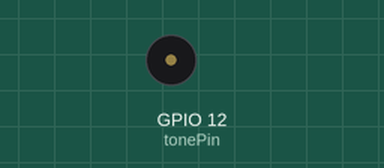
Recording of a sketch running on a simulated ESP32. On the bench: buzzer (waves = sounding).

Above: at 0.0 s.
At 39.29 s:
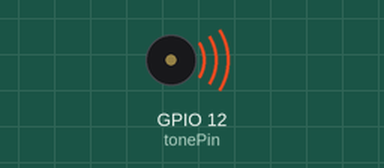
Timing chart, 0 to 40.0 s (numbered marks = the images above):
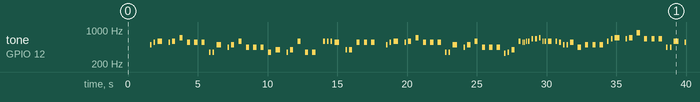

The sketch:

TONE_Melody.ino
```cpp
//#include "pitches.h"
#define NOTE_D0 -1
#define NOTE_D1 294
#define NOTE_D2 330
#define NOTE_D3 350
#define NOTE_D4 393
#define NOTE_D5 441
#define NOTE_D6 495
#define NOTE_D7 556

#define NOTE_DL1 147
#define NOTE_DL2 165
#define NOTE_DL3 175
#define NOTE_DL4 196
#define NOTE_DL5 221
#define NOTE_DL6 248
#define NOTE_DL7 278

#define NOTE_DH1 589
#define NOTE_DH2 661
#define NOTE_DH3 700
#define NOTE_DH4 786
#define NOTE_DH5 882
#define NOTE_DH6 990
#define NOTE_DH7 112

int freq = 2000; 
int channel = 0; 
int resolution = 8;
int length;
int tonePin = 12;


int melody[] = {NOTE_D0,NOTE_D0,NOTE_D0,NOTE_D6,NOTE_D7,NOTE_DH1,NOTE_D7,NOTE_DH1,NOTE_DH3,NOTE_D7,NOTE_D7,NOTE_D7,NOTE_D3,NOTE_D3,
 NOTE_D6,NOTE_D5,NOTE_D6,NOTE_DH1,NOTE_D5,NOTE_D5,NOTE_D5,NOTE_D3,NOTE_D4,NOTE_D3,NOTE_D4,NOTE_DH1,
 NOTE_D3,NOTE_D3,NOTE_D0,NOTE_DH1,NOTE_DH1,NOTE_DH1,NOTE_D7,NOTE_D4,NOTE_D4,NOTE_D7,NOTE_D7,NOTE_D7,NOTE_D0,NOTE_D6,NOTE_D7,
 NOTE_DH1,NOTE_D7,NOTE_DH1,NOTE_DH3,NOTE_D7,NOTE_D7,NOTE_D7,NOTE_D3,NOTE_D3,NOTE_D6,NOTE_D5,NOTE_D6,NOTE_DH1,
 NOTE_D5,NOTE_D5,NOTE_D5,NOTE_D2,NOTE_D3,NOTE_D4,NOTE_DH1,NOTE_D7,NOTE_D7,NOTE_DH1,NOTE_DH1,NOTE_DH2,NOTE_DH2,NOTE_DH3,NOTE_DH1,NOTE_DH1,NOTE_DH1,
 NOTE_DH1,NOTE_D7,NOTE_D6,NOTE_D6,NOTE_D7,NOTE_D5,NOTE_D6,NOTE_D6,NOTE_D6,NOTE_DH1,NOTE_DH2,NOTE_DH3,NOTE_DH2,NOTE_DH3,NOTE_DH5,
 NOTE_DH2,NOTE_DH2,NOTE_DH2,NOTE_D5,NOTE_D5,NOTE_DH1,NOTE_D7,NOTE_DH1,NOTE_DH3,NOTE_DH3,NOTE_DH3,NOTE_DH3,NOTE_DH3,
 NOTE_D6,NOTE_D7,NOTE_DH1,NOTE_D7,NOTE_DH2,NOTE_DH2,NOTE_DH1,NOTE_D5,NOTE_D5,NOTE_D5,NOTE_DH4,NOTE_DH3,NOTE_DH2,NOTE_DH1,
 NOTE_DH3,NOTE_DH3,NOTE_DH3,NOTE_DH3,NOTE_DH6,NOTE_DH6,NOTE_DH5,NOTE_DH5,NOTE_DH3,NOTE_DH2,NOTE_DH1,NOTE_DH1,NOTE_D0,NOTE_DH1,
 NOTE_DH2,NOTE_DH1,NOTE_DH2,NOTE_DH2,NOTE_DH5,NOTE_DH3,NOTE_DH3,NOTE_DH3,NOTE_DH3,NOTE_DH6,NOTE_DH6,NOTE_DH5,NOTE_DH5,
 NOTE_DH3,NOTE_DH2,NOTE_DH1,NOTE_DH1,NOTE_D0,NOTE_DH1,NOTE_DH2,NOTE_DH1,NOTE_DH2,NOTE_DH2,NOTE_D7,NOTE_D6,NOTE_D6,NOTE_D6,NOTE_D6,NOTE_D7
};
float noteDurations[] = {1,1,1,0.5,0.5,1+0.5,0.5,1,1,1,1,1,0.5,0.5,
  1+0.5,0.5,1,1,1,1,1,1,1+0.5,0.5,1,1,
  1,1,0.5,0.5,0.5,0.5,1+0.5,0.5,1,1,1,1,1,0.5,0.5,
  1+0.5,0.5,1,1,1,1,1,0.5,0.5,1+0.5,0.5,1,1,
  1,1,1,0.5,0.5,1,0.5,0.25,0.25,0.25,0.5,0.5,0.5,0.5,0.25,0.5,1,
  0.5,0.5,0.5,0.5,1,1,1,1,1,0.5,0.5,1+0.5,0.5,1,1,
  1,1,1,0.5,0.5,1.5,0.5,1,1,1,1,1,1,
  0.5,0.5,1,1,0.5,0.5,1.5,0.25,0.5,1,1,1,1,1,
  1,1,1,1,1,1,1,1,0.5,0.5,1,1,0.5,0.5,
  1,0.5,0.5,1,1,1,1,1,1,1,1,1,1,
  0.5,0.5,1,1,0.5,0.5,1,0.5,0.25,0.5,1,1,1,1,0.5,0.5
};

void setup() {
  Serial.begin(115200);
  length = sizeof(melody)/sizeof(melody[0]);
  ledcSetup(channel, freq, resolution);
  ledcAttachPin(tonePin, channel);
}

void loop() {
    for (int thisNote = 0; thisNote < length; thisNote++) {
      int noteDuration = noteDurations[thisNote]*230;
      ledcWriteTone(channel, melody[thisNote]);
      delay(noteDuration);
      ledcWriteTone(channel, 0);
      int pauseBetweenNotes = noteDuration * 1.30;
      delay(pauseBetweenNotes);
    }
}
```

Measured:
- by itself, tone on GPIO 12 (tonePin): plays 495 Hz for 0.12 s, 556 Hz for 0.12 s, 589 Hz for 0.35 s, 556 Hz for 0.12 s, 589 Hz for 0.23 s, 700 Hz for 0.23 s … (88 notes in this stretch)
